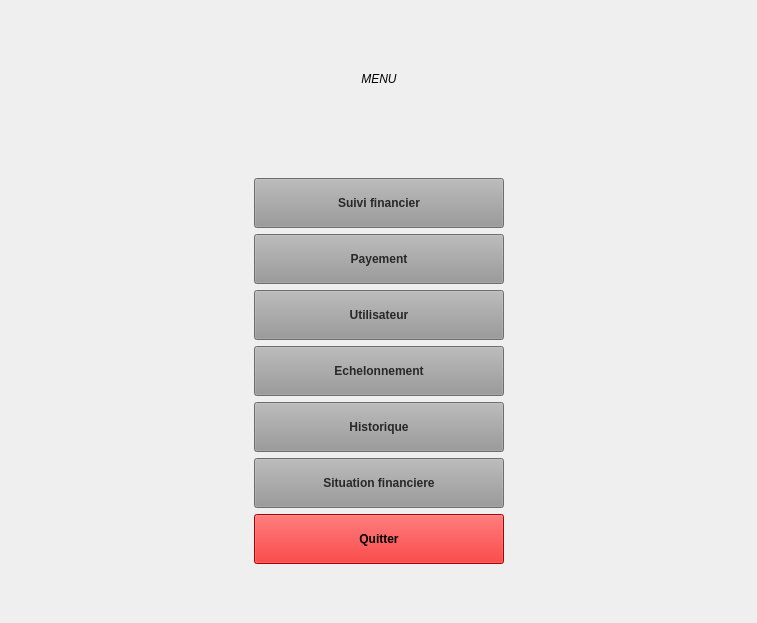
<?xml version="1.0" encoding="UTF-8"?>
<ui version="4.0">
 <class>menu</class>
 <widget class="QDialog" name="menu">
  <property name="geometry">
   <rect>
    <x>0</x>
    <y>0</y>
    <width>757</width>
    <height>623</height>
   </rect>
  </property>
  <property name="windowTitle">
   <string>MENU</string>
  </property>
  <property name="styleSheet">
   <string notr="true">QDialog{
	background-image: url(:/img/img/hero-background-15.jpg);

}</string>
  </property>
  <layout class="QGridLayout" name="gridLayout">
   <item row="0" column="2">
    <spacer name="verticalSpacer_4">
     <property name="orientation">
      <enum>Qt::Vertical</enum>
     </property>
     <property name="sizeHint" stdset="0">
      <size>
       <width>20</width>
       <height>39</height>
      </size>
     </property>
    </spacer>
   </item>
   <item row="1" column="2">
    <widget class="QLabel" name="label">
     <property name="minimumSize">
      <size>
       <width>0</width>
       <height>40</height>
      </size>
     </property>
     <property name="maximumSize">
      <size>
       <width>16777215</width>
       <height>40</height>
      </size>
     </property>
     <property name="styleSheet">
      <string notr="true">QLabel{
	font: 81 15pt &quot;Fira Sans Compressed ExtraBold&quot;;
	font-style: italic;
}</string>
     </property>
     <property name="text">
      <string>MENU</string>
     </property>
     <property name="alignment">
      <set>Qt::AlignCenter</set>
     </property>
    </widget>
   </item>
   <item row="2" column="0">
    <spacer name="horizontalSpacer_5">
     <property name="orientation">
      <enum>Qt::Horizontal</enum>
     </property>
     <property name="sizeHint" stdset="0">
      <size>
       <width>154</width>
       <height>20</height>
      </size>
     </property>
    </spacer>
   </item>
   <item row="2" column="1" colspan="3">
    <layout class="QHBoxLayout" name="horizontalLayout">
     <item>
      <widget class="QPushButton" name="pushButton_7">
       <property name="cursor">
        <cursorShape>PointingHandCursor</cursorShape>
       </property>
       <property name="styleSheet">
        <string notr="true">QPushButton{
	background-color: rgba(225,225,225,0);
	image: url(:/img/img/sqldeveloper.png);
	border:0px grey;
}</string>
       </property>
       <property name="text">
        <string/>
       </property>
      </widget>
     </item>
     <item>
      <spacer name="horizontalSpacer_3">
       <property name="orientation">
        <enum>Qt::Horizontal</enum>
       </property>
       <property name="sizeType">
        <enum>QSizePolicy::Fixed</enum>
       </property>
       <property name="sizeHint" stdset="0">
        <size>
         <width>150</width>
         <height>20</height>
        </size>
       </property>
      </spacer>
     </item>
     <item>
      <widget class="QPushButton" name="parametre">
       <property name="cursor">
        <cursorShape>PointingHandCursor</cursorShape>
       </property>
       <property name="styleSheet">
        <string notr="true">background-color: rgba(255, 255, 255, 0);
border:transparent;
image: url(:/img/img/gnome-control-center.png);</string>
       </property>
       <property name="text">
        <string/>
       </property>
      </widget>
     </item>
     <item>
      <spacer name="horizontalSpacer_4">
       <property name="orientation">
        <enum>Qt::Horizontal</enum>
       </property>
       <property name="sizeType">
        <enum>QSizePolicy::Fixed</enum>
       </property>
       <property name="sizeHint" stdset="0">
        <size>
         <width>150</width>
         <height>20</height>
        </size>
       </property>
      </spacer>
     </item>
     <item>
      <widget class="QPushButton" name="pushButton_6">
       <property name="cursor">
        <cursorShape>PointingHandCursor</cursorShape>
       </property>
       <property name="autoFillBackground">
        <bool>false</bool>
       </property>
       <property name="styleSheet">
        <string notr="true">QPushButton{
	image: url(:/img/img/cs-user.png);
	background-color: rgba(255,255,255,0);
	border-color: rgba(255, 255, 255, 0);
	border-bottom-color: rgba(255, 255, 255, 0);
	border:0px grey;
}</string>
       </property>
       <property name="text">
        <string/>
       </property>
      </widget>
     </item>
    </layout>
   </item>
   <item row="2" column="4">
    <spacer name="horizontalSpacer_6">
     <property name="orientation">
      <enum>Qt::Horizontal</enum>
     </property>
     <property name="sizeHint" stdset="0">
      <size>
       <width>154</width>
       <height>20</height>
      </size>
     </property>
    </spacer>
   </item>
   <item row="3" column="2">
    <spacer name="verticalSpacer">
     <property name="orientation">
      <enum>Qt::Vertical</enum>
     </property>
     <property name="sizeHint" stdset="0">
      <size>
       <width>20</width>
       <height>40</height>
      </size>
     </property>
    </spacer>
   </item>
   <item row="4" column="0" colspan="2">
    <spacer name="horizontalSpacer">
     <property name="orientation">
      <enum>Qt::Horizontal</enum>
     </property>
     <property name="sizeHint" stdset="0">
      <size>
       <width>118</width>
       <height>20</height>
      </size>
     </property>
    </spacer>
   </item>
   <item row="4" column="2">
    <layout class="QVBoxLayout" name="verticalLayout">
     <item>
      <widget class="QPushButton" name="pushButton">
       <property name="minimumSize">
        <size>
         <width>250</width>
         <height>50</height>
        </size>
       </property>
       <property name="maximumSize">
        <size>
         <width>250</width>
         <height>50</height>
        </size>
       </property>
       <property name="sizeIncrement">
        <size>
         <width>250</width>
         <height>50</height>
        </size>
       </property>
       <property name="cursor">
        <cursorShape>PointingHandCursor</cursorShape>
       </property>
       <property name="styleSheet">
        <string notr="true">QPushButton{
	font: 75 italic 12pt &quot;Fira Sans&quot;;
	font-weight: bold;
	background-color: rgb(152, 152, 152);
	color: rgb(40, 40, 40);
}QPushButton:pressed{
	font: 75 italic 12pt &quot;Fira Sans&quot;;
	font-weight: bold;
	background-color: rgb(81, 81, 81);
	color: rgb(211, 211, 211);
}</string>
       </property>
       <property name="text">
        <string>Suivi financier</string>
       </property>
      </widget>
     </item>
     <item>
      <widget class="QPushButton" name="pushButton_2">
       <property name="minimumSize">
        <size>
         <width>250</width>
         <height>50</height>
        </size>
       </property>
       <property name="maximumSize">
        <size>
         <width>250</width>
         <height>50</height>
        </size>
       </property>
       <property name="sizeIncrement">
        <size>
         <width>250</width>
         <height>50</height>
        </size>
       </property>
       <property name="cursor">
        <cursorShape>PointingHandCursor</cursorShape>
       </property>
       <property name="styleSheet">
        <string notr="true">QPushButton{
	font: 75 italic 12pt &quot;Fira Sans&quot;;
	font-weight: bold;
	background-color: rgb(152, 152, 152);
	color: rgb(40, 40, 40);
}QPushButton:pressed{
	font: 75 italic 12pt &quot;Fira Sans&quot;;
	font-weight: bold;
	background-color: rgb(81, 81, 81);
	color: rgb(211, 211, 211);
}</string>
       </property>
       <property name="text">
        <string>Payement</string>
       </property>
      </widget>
     </item>
     <item>
      <widget class="QPushButton" name="pushButton_3">
       <property name="minimumSize">
        <size>
         <width>250</width>
         <height>50</height>
        </size>
       </property>
       <property name="maximumSize">
        <size>
         <width>250</width>
         <height>50</height>
        </size>
       </property>
       <property name="sizeIncrement">
        <size>
         <width>250</width>
         <height>50</height>
        </size>
       </property>
       <property name="cursor">
        <cursorShape>PointingHandCursor</cursorShape>
       </property>
       <property name="styleSheet">
        <string notr="true">QPushButton{
	font: 75 italic 12pt &quot;Fira Sans&quot;;
	font-weight: bold;
	background-color: rgb(152, 152, 152);
	color: rgb(40, 40, 40);
}QPushButton:pressed{
	font: 75 italic 12pt &quot;Fira Sans&quot;;
	font-weight: bold;
	background-color: rgb(81, 81, 81);
	color: rgb(211, 211, 211);
}</string>
       </property>
       <property name="text">
        <string>Utilisateur</string>
       </property>
      </widget>
     </item>
     <item>
      <widget class="QPushButton" name="pushButton_4">
       <property name="minimumSize">
        <size>
         <width>250</width>
         <height>50</height>
        </size>
       </property>
       <property name="maximumSize">
        <size>
         <width>250</width>
         <height>50</height>
        </size>
       </property>
       <property name="sizeIncrement">
        <size>
         <width>250</width>
         <height>50</height>
        </size>
       </property>
       <property name="styleSheet">
        <string notr="true">QPushButton{
	font: 75 italic 12pt &quot;Fira Sans&quot;;
	font-weight: bold;
	background-color: rgb(152, 152, 152);
	color: rgb(40, 40, 40);
}QPushButton:pressed{
	font: 75 italic 12pt &quot;Fira Sans&quot;;
	font-weight: bold;
	background-color: rgb(81, 81, 81);
	color: rgb(211, 211, 211);
}</string>
       </property>
       <property name="text">
        <string>Echelonnement</string>
       </property>
      </widget>
     </item>
     <item>
      <widget class="QPushButton" name="pushButton_5">
       <property name="minimumSize">
        <size>
         <width>250</width>
         <height>50</height>
        </size>
       </property>
       <property name="maximumSize">
        <size>
         <width>250</width>
         <height>50</height>
        </size>
       </property>
       <property name="sizeIncrement">
        <size>
         <width>250</width>
         <height>50</height>
        </size>
       </property>
       <property name="styleSheet">
        <string notr="true">QPushButton{
	font: 75 italic 12pt &quot;Fira Sans&quot;;
	font-weight: bold;
	background-color: rgb(152, 152, 152);
	color: rgb(40, 40, 40);
}QPushButton:pressed{
	font: 75 italic 12pt &quot;Fira Sans&quot;;
	font-weight: bold;
	background-color: rgb(81, 81, 81);
	color: rgb(211, 211, 211);
}</string>
       </property>
       <property name="text">
        <string>Historique</string>
       </property>
      </widget>
     </item>
     <item>
      <widget class="QPushButton" name="financeBtn">
       <property name="minimumSize">
        <size>
         <width>250</width>
         <height>50</height>
        </size>
       </property>
       <property name="maximumSize">
        <size>
         <width>250</width>
         <height>50</height>
        </size>
       </property>
       <property name="sizeIncrement">
        <size>
         <width>250</width>
         <height>50</height>
        </size>
       </property>
       <property name="cursor">
        <cursorShape>PointingHandCursor</cursorShape>
       </property>
       <property name="styleSheet">
        <string notr="true">QPushButton{
	font: 75 italic 12pt &quot;Fira Sans&quot;;
	font-weight: bold;
	background-color: rgb(152, 152, 152);
	color: rgb(40, 40, 40);
}QPushButton:pressed{
	font: 75 italic 12pt &quot;Fira Sans&quot;;
	font-weight: bold;
	background-color: rgb(81, 81, 81);
	color: rgb(211, 211, 211);
}</string>
       </property>
       <property name="text">
        <string>Situation financiere</string>
       </property>
      </widget>
     </item>
     <item>
      <widget class="QPushButton" name="leave">
       <property name="minimumSize">
        <size>
         <width>250</width>
         <height>50</height>
        </size>
       </property>
       <property name="maximumSize">
        <size>
         <width>250</width>
         <height>50</height>
        </size>
       </property>
       <property name="sizeIncrement">
        <size>
         <width>250</width>
         <height>50</height>
        </size>
       </property>
       <property name="cursor">
        <cursorShape>PointingHandCursor</cursorShape>
       </property>
       <property name="styleSheet">
        <string notr="true">QPushButton{
	font: 75 italic 12pt &quot;Fira Sans&quot;;
	font-weight: bold;
	background-color: rgb(235, 0, 0);
	color: black;
}
QpushButton:pressed{
	background-color: rgb(182, 7, 7);
}</string>
       </property>
       <property name="text">
        <string>Quitter</string>
       </property>
      </widget>
     </item>
    </layout>
   </item>
   <item row="4" column="3" colspan="2">
    <spacer name="horizontalSpacer_2">
     <property name="orientation">
      <enum>Qt::Horizontal</enum>
     </property>
     <property name="sizeHint" stdset="0">
      <size>
       <width>117</width>
       <height>20</height>
      </size>
     </property>
    </spacer>
   </item>
   <item row="5" column="2">
    <spacer name="verticalSpacer_2">
     <property name="orientation">
      <enum>Qt::Vertical</enum>
     </property>
     <property name="sizeHint" stdset="0">
      <size>
       <width>20</width>
       <height>21</height>
      </size>
     </property>
    </spacer>
   </item>
  </layout>
 </widget>
 <resources/>
 <connections/>
</ui>
